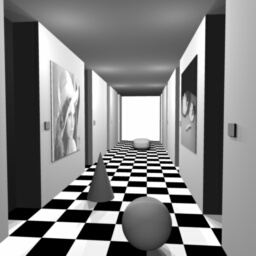
%> input picture images/corridorl.jpg, 256 x 256 px
$ octave Part_3_3.m   (GNU Octave 9; MATLAB toolbox functions it lacks are replaced by stand-ins)
%> lines starting %> are read from the running program, lines starting %| are printed output that depends on the picture
### disp_map.m
function [ disp_map ] = disp_map( PL, PR, ny,nx )

%%
% <latex>
% At first, we calculate the image intensities. To do that the
% \texttt{rgb2gray} command is used and the \texttt{double} method is
% applied afterwards. We initialize the parameter \texttt{disp\_map} which will
% contain the disparity information.
% </latex>

    PL = double(rgb2gray(PL));
    PR = double(rgb2gray(PR));
    [sizey, sizex] = size(PL);
    disp_map = ones(sizey,sizex) * 1337;
%%
% <latex>
% Not every pixel in \texttt{PL} has a $n_y \times n_x$ neighbourhood. So
% we enlarge \texttt{PL} with zeros, such that the pixels close to the
% frame get a bigger neighbourhood
% </latex>

   enlPL = [ zeros(floor(ny/2),sizex) ; PL ; zeros(floor(ny/2),sizex) ];
   enlPL = [ zeros(sizey  + ny - 1 , floor(nx/2)), enlPL, zeros(sizey ...
            + ny -1, floor(nx/2))];
   PRsquare = PR.^2;
%%
% <latex>
% We have to calculate the disparity for every pixel. To do that, two loops
% are used.
% </latex>

   for y = 1:sizey
        for x = 1:sizex
            %%
            % <latex>
%             Due to the preprocessing, the template is now easy to adress.
%             The center of the template is the pixel $(y,x)$ in \texttt{PL}
            % </latex>

            template = enlPL(y:ny+y-1,x:nx+x-1);
            %%
            % <latex>
%             We are supposed to find the corresponding point in the same
%             scanline. That means, that the $y$ coordinates must be the
%             same.  An other restriction is, that only disparities smaller
%             than $15$ are considered. To save time, we calculate the SSD
%             only for a small part of the image. The image part has to be as big
%             as the template, otherwise, the SSD results are wrong. As
%             the corresponding point in \texttt{PR} must be less than 15 pixels away, we have
%             to find the maximum position in $31 =
%             \underbrace{15}_{\text{left of} \ (y,x) } +
%             \underbrace{15}_{\text{right of} \ (y,x) } + \underbrace{1}_{
%             pixel \ (x,y)}$ pixels. Therefore The lower and upper
%             bounds are calculated as follows:
%             </latex>

            ly = max(1,y - floor(ny/2));
            uy = min(sizey, y + floor(ny/2));
            lx = max(1, x - 15 - floor(nx/2));
            ux = min(sizex, x + 15 + floor(nx/2));
            %%
            % <latex>
%             The SSD is defined as the following \begin{align*} S(x,y) & =
%             \sum \limits_{j=0}^{M} \sum
%             \limits_{k=0}^{N} \left ( I(x+j,y+k)  - T(j,k) \right)^2  \\ & = \sum \limits_{j=0}^{M} \sum
%             \limits_{k=0}^{N} I^2 (x+j, y+k) *1 + \underbrace{\sum \limits_{j=0}^{M} \sum
%             \limits_{k=0}^{N} T^2(j,k)}_{= \ \text{constant}} - 2 \sum \limits_{j=0}^{M} \sum
%             \limits_{k=0}^{N} I(x+j,y +k )T(j,k) \end{align*}
%             If the first and third term had $(x-j,y-k)$ instead of
%             $(x+j,y+k)$ we could write this as: \\ $$ I^2 \oplus \mathds{1}
%             - 2 (I \oplus T) $$ Where $\oplus $ denotes convolution and $\mathds{1}$ represents a matrix, which has the same size as $T$ and every entry is $1$. But as the
%             difference is only the sign, this can be interpreted as correlation, here denoted with
%             $\otimes $. As the minimum must
%             be found, the constant term can be omitted. So we get $$ I^2
%             \otimes \mathds{1} - 2 (I \otimes T)$$ \texttt{MATLAB}
%             only provides the convolution method \texttt{conv2}. But in
%             the lecture was shown, that $$A \otimes B =  A \oplus
%             rot180(B) $$ Multiplication with $-1$ turns the problem from
%             a minimization to a maximization problem and we get: \\ $$ 2
%             * (I \oplus
%             \underbrace{\mathrm{rot}90(\mathrm{rot}90(T)}_{90+90 = 180} -
%             I^2 \oplus \underbrace{\mathds{1}}_{\mathrm{rot}180(\mathds{1} ) = \mathds{1}} $$
            % </latex>

            SSD =2*conv2(PR(ly:uy,lx:ux),rot90(rot90(template)),'same')...
                - conv2(PRsquare(ly:uy,lx:ux), ones(ny,nx),'same') ;
            %%
            % <latex>
%             As we cropped the image, we have to find the scanline and the
%             position of x.
            % </latex>

            %In which line in SSD is line y now?
            if ly ~= 1
                line = SSD(floor(ny/2) + 1,:);
            else
                line = SSD(end - floor(ny/2),:);
            end

            %Which entry of line is associated with x?
            if lx ~= 1
                xposition = floor(nx/2) + 15 +1;
            else
                xposition = length(line) - floor(nx/2) - 15 ;
            end
            %%
            % <latex>
%             We turned the original minimization problem into a
%             maximization problem. Here we look for the disparity, which
%             has the maximum SSD value and is smaller or equal to $15$.
            % </latex>

            argmax = -Inf;
            disparity = -16;

            for t = 15:-1:0
                plus = xposition + t;
                minus = xposition - t;
                if  minus > 0 && line(minus) > argmax
                    argmax = line(minus);
                    disparity = -t;
                end
                if  plus <= length(line) && line(plus) > argmax
                    argmax = line(plus);
                    disparity = t;
                end
            end
            %%
            % <latex>
%             Finally we found the disparity for (y,x) and we add this
%             value to the disparity matrix \texttt{disp\_map}. This function returns this parameter.
            % </latex>

            disp_map(y,x) = disparity;
        end
    end
 end

### Part_3_3.m
%%
% <latex>
% We load the images and call the \texttt{disp\_map} method. The
% \texttt{tic, ..., toc,} command can be used to find out, how long the
% statement between takes.
% </latex>
clear all
close all

PL = imread('images\corridorl.jpg');
%> PL is the input picture: size 256x256x3 uint8; min 0, max 255, mean 127.8
PR = imread('images\corridorr.jpg');
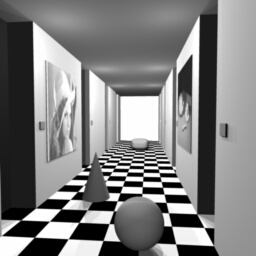
%> input picture images/corridorr.jpg, 256 x 256 px
%> PR is the input picture: size 256x256x3 uint8; min 0, max 255, mean 128
PD = imread('images\corridor_disp.jpg');
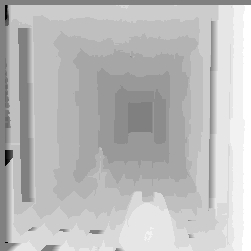
%> input picture images/corridor_disp.jpg, 251 x 251 px
%> PD is the input picture: size 251x251 uint8; min 0, max 255, mean 187.4
%> the run ends on the next line

tic,
disp_map = disp_map(PL,PR,11,11); toc,
%%
% <latex>
% The result is visualized with the given command. It took about 19 seconds
% to calculate the disparity map. On a 4 year old dual core CPU. So a state
% of the art processor can do the task a little but quicker.
% </latex>

imshow(-disp_map,[-15 15]);
title('Solution:');

figure;
